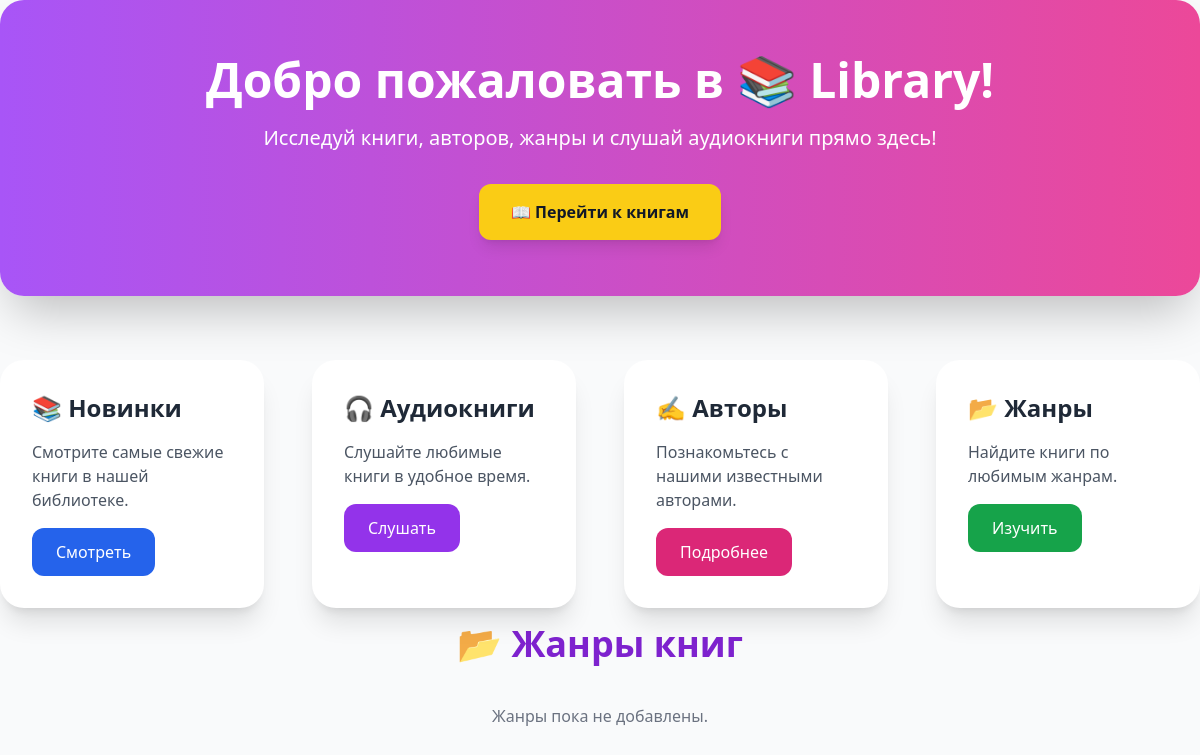
Page /genres/ on the earlier database version.
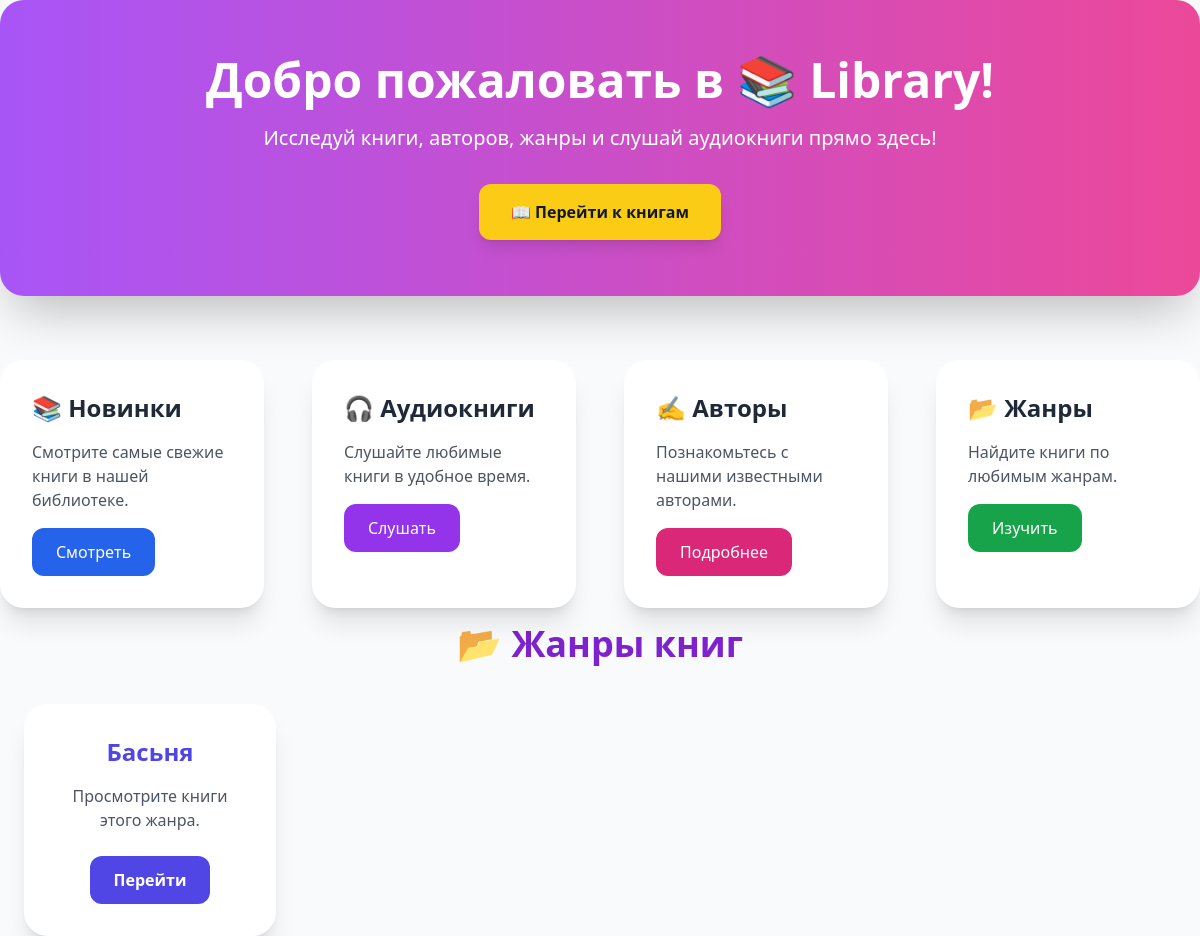
Same page on the later database version.
### library_api/models.py (models this page shows, shortened)
class Genre(models.Model):
    name = models.CharField(max_length=120)

### library_site/views.py (the view)
# urls.py: path('genres/', views.genres),
def genres(request):
    return render(request, "genres.html", {"genres": Genre.objects.all()})

### library_site/templates/genres.html
{% extends 'base.html' %}
{% block content %}
<h1 class="text-4xl font-extrabold text-center mb-10 mt-4 text-purple-700">📂 Жанры книг</h1>
<div class="grid grid-cols-1 sm:grid-cols-2 md:grid-cols-3 lg:grid-cols-4 gap-12 px-6">
    {% for genre in genres %}
    <div class="bg-white rounded-3xl shadow-xl p-8 hover:scale-105 transform transition duration-300 hover:shadow-2xl">
        <h2 class="text-2xl font-bold mb-4 text-center text-indigo-600">{{ genre.name }}</h2>
        <p class="text-gray-600 mb-6 text-center">Просмотрите книги этого жанра.</p>
        <a href="/genres/{{ genre.id }}/" class="block bg-indigo-600 hover:bg-indigo-700 text-white font-semibold text-center px-6 py-3 rounded-xl transition mx-auto w-max">Перейти</a>
    </div>
    {% empty %}
    <p class="text-gray-500 text-center col-span-full">Жанры пока не добавлены.</p>
    {% endfor %}
</div>
{% endblock %}

Differences in the rows shown:
added Genre: name "Басьня"
Other differences:
text no longer shown: "Жанры пока не добавлены."
